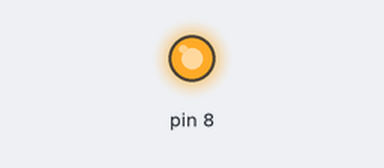
The sketch below on a simulated Arduino Uno, built with avr-gcc and run on an emulated ATmega328P. On the bench: output pins drawn as LEDs (lit = HIGH).

Above: at 0.5 s.
At 10.0 s:
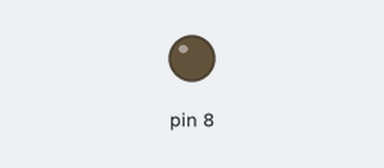
Timing chart, 0 to 22.8 s (numbered marks = the images above):
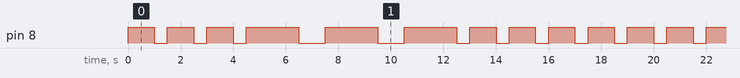

The sketch:

morsecodeblink.ino
```cpp
void setup() {
  // put your setup code here, to run once:
pinMode(8,OUTPUT);
}

void loop() {
  // put your main code here, to run repeatedly:
digitalWrite(8,HIGH);
delay(1000);
digitalWrite(8,LOW);
delay(500);
digitalWrite(8,HIGH);
delay(1000);
digitalWrite(8,LOW);
delay(500);
digitalWrite(8,HIGH);
delay(1000);
digitalWrite(8,LOW);
delay(500);
digitalWrite(8,HIGH);
delay(2000);
digitalWrite(8,LOW);
delay(1000);
digitalWrite(8,HIGH);
delay(2000);
digitalWrite(8,LOW);
delay(1000);
digitalWrite(8,HIGH);
delay(2000);
digitalWrite(8,LOW);
delay(500);
digitalWrite(8,HIGH);
delay(1000);
digitalWrite(8,LOW);
delay(500);
digitalWrite(8,HIGH);
delay(1000);
digitalWrite(8,LOW);
delay(500);
digitalWrite(8,HIGH);
delay(1000);
digitalWrite(8,LOW);
delay(500);


}
```

Measured:
- by itself, pin 8: repeats every 17.5 s: 2 × (LOW 0.50 s, HIGH 1.0 s), LOW 0.50 s, 2 × (HIGH 2.0 s, LOW 1.0 s), HIGH 2.0 s, 4 × (LOW 0.50 s, HIGH 1.0 s)
- by itself, everything shown: repeats every 17.5 s, in 18 steps
